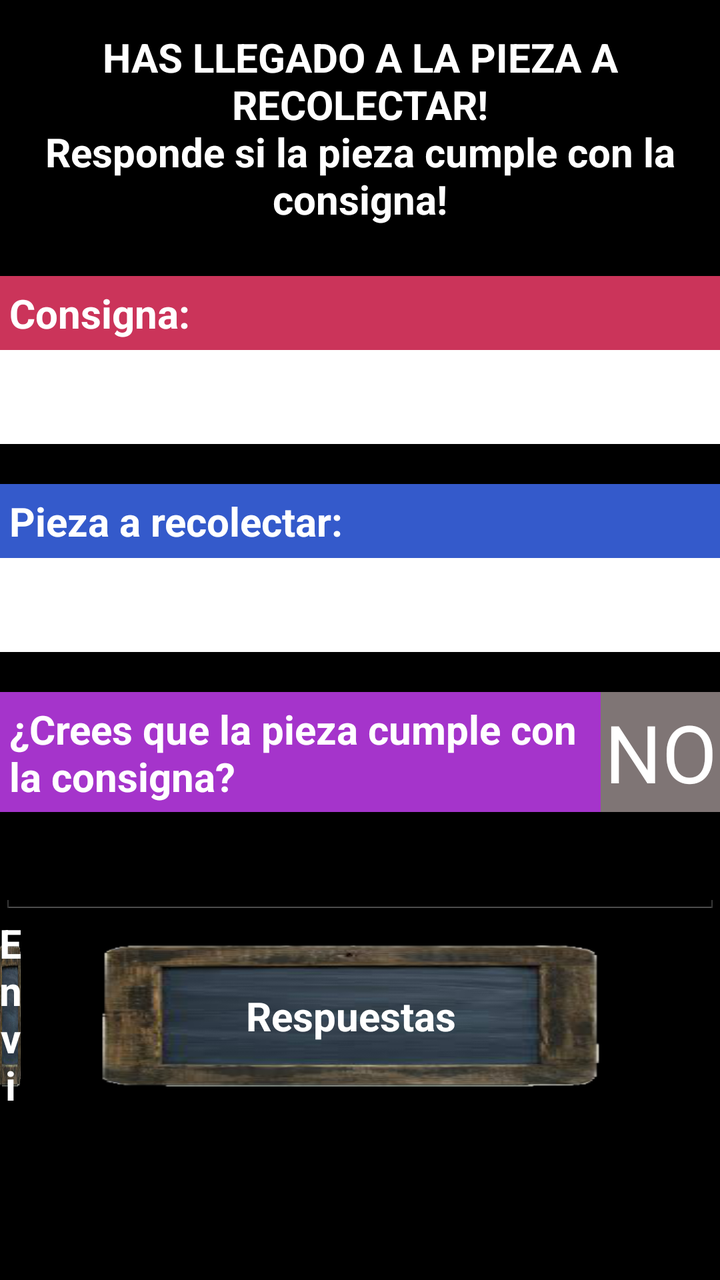
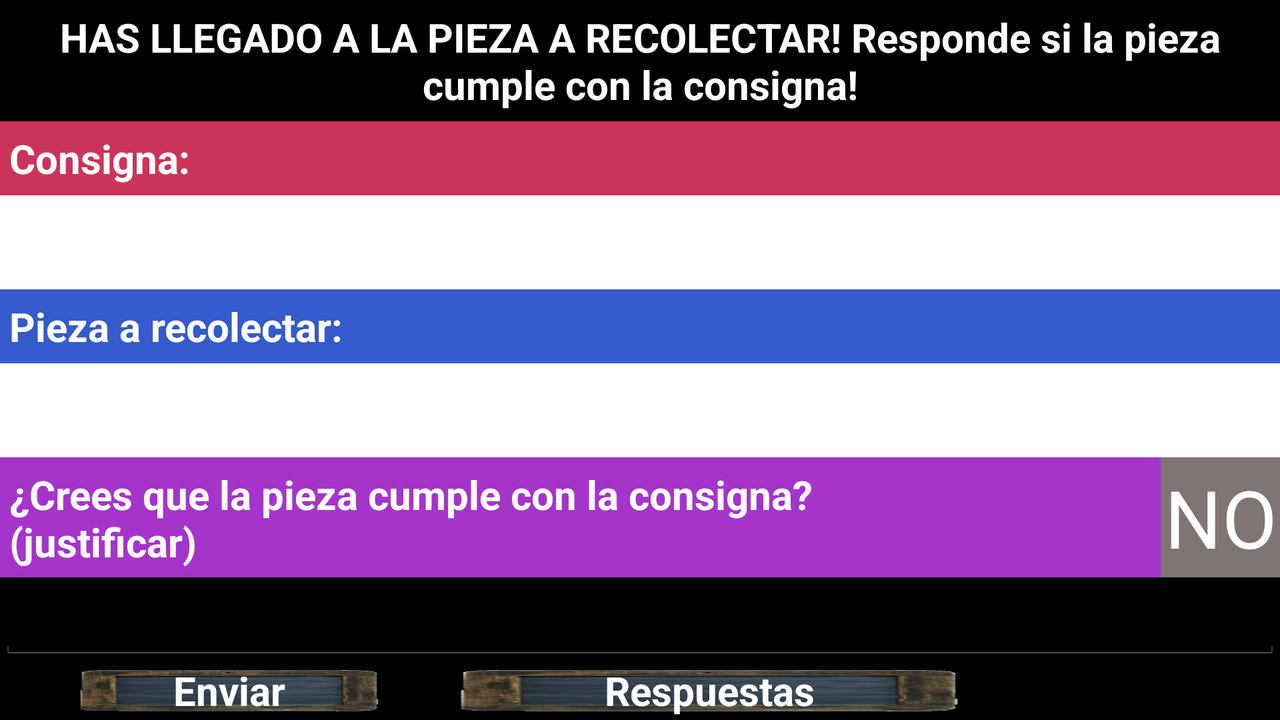

First picture: res/layout/ on a phone held upright. Second picture: the repository's own variant of that layout, on a device whose configuration matches the variant's folder. Source for both follows.
<!-- AndroidManifest.xml: application theme AppTheme -->
<!-- res/layout/fragment_pieza.xml -->
<RelativeLayout xmlns:android="http://schemas.android.com/apk/res/android"
    xmlns:tools="http://schemas.android.com/tools"
    android:layout_width="match_parent"
    android:layout_height="match_parent"
    android:paddingLeft="@dimen/activity_horizontal_margin"
    android:paddingRight="@dimen/activity_horizontal_margin"
    android:paddingTop="@dimen/activity_vertical_margin"
    android:paddingBottom="@dimen/activity_vertical_margin"
    tools:context="com.juegocolaborativo.activity.PiezaActivity$PlaceholderFragment">

    <TextView
        android:textAppearance="?android:attr/textAppearanceMedium"
        android:text="@string/titulo_activity_pieza"
        android:id="@+id/titulo"
        android:layout_marginTop="10dp"
        style="@style/tituloActivity"/>
    

    <TextView
        android:textAppearance="?android:attr/textAppearanceMedium"
        android:text="@string/consigna"
        android:id="@+id/consigna"
        android:layout_below="@+id/titulo"
        android:layout_marginTop="20dp"
        style="@style/tituloConsigna"/>

    <TextView
        android:textAppearance="?android:attr/textAppearanceMedium"
        android:id="@+id/tituloConsigna"
        android:layout_alignTop="@+id/consigna"
        android:layout_toRightOf="@+id/consigna"
        style="@style/nombreTituloConsigna"/>

    <TextView
        android:textAppearance="?android:attr/textAppearanceMedium"
        android:id="@+id/descripcionConsigna"
        android:layout_below="@+id/consigna"
        style="@style/descripcion"/>

    <TextView
        android:textAppearance="?android:attr/textAppearanceMedium"
        android:text="@string/pieza"
        android:id="@+id/pieza"
        android:layout_below="@+id/descripcionConsigna"
        android:layout_marginTop="20dp"
        style="@style/tituloPieza"/>

    <TextView
        android:textAppearance="?android:attr/textAppearanceLarge"
        android:id="@+id/tituloPieza"
        android:layout_alignTop="@+id/pieza"
        android:layout_toRightOf="@+id/pieza"
        android:layout_centerHorizontal="true"
        style="@style/nombreTituloPieza"/>

    <TextView
        android:textAppearance="?android:attr/textAppearanceMedium"
        android:id="@+id/descripcionPieza"
        android:layout_below="@+id/pieza"
        style="@style/descripcion"/>

    <ToggleButton
        android:id="@+id/respuestaDecision"
        android:textOn="SI"
        android:textOff="NO"
        android:checked="false"
        android:layout_alignParentRight="true"
        android:layout_marginTop="20dp"
        style="@style/buttonDecision"
        android:layout_below="@+id/descripcionPieza"
        android:layout_toRightOf="@+id/button_responder" />

    <TextView
        android:textAppearance="?android:attr/textAppearanceMedium"
        android:text="@string/respuesta_decision"
        android:id="@+id/tituloRespuesta"
        android:layout_alignTop="@+id/respuestaDecision"
        android:layout_toLeftOf="@+id/respuestaDecision"
        style="@style/tituloRespuesta"
        android:layout_above="@id/tituloRespuesta" />

    <EditText
        android:id="@+id/justificacion"
        android:layout_below="@id/tituloRespuesta"
        style="@style/editText"
        android:layout_marginTop="10dp" />

    <Button
        android:layout_width="150dp"
        android:layout_height="100dp"
        android:text="@string/enviar"
        android:id="@+id/button_enviar"
        android:background="@drawable/rustic_button"
        style="@style/button"
        android:layout_marginRight="40dp"
        android:layout_alignTop="@+id/button_consultar"
        android:layout_toLeftOf="@+id/button_consultar" />

    <Button
        android:layout_width="250dp"
        android:layout_height="100dp"
        android:text="@string/consultar"
        android:id="@+id/button_consultar"
        android:background="@drawable/rustic_button"
        style="@style/button"
        android:layout_below="@+id/justificacion"
        android:layout_toLeftOf="@+id/respuestaDecision" />

    <Button
        android:layout_width="250dp"
        android:layout_height="100dp"
        android:text="@string/respuestas"
        android:id="@+id/button_respuestas"
        android:background="@drawable/rustic_button"
        style="@style/button"
        android:layout_below="@+id/justificacion"
        android:layout_toLeftOf="@+id/respuestaDecision" />


</RelativeLayout>
<!-- resources referenced by this layout -->
<resources>
  <string name="consigna">Consigna:</string>
  <string name="consultar">Consultar</string>
  <string name="enviar">Enviar</string>
  <string name="pieza">Pieza a recolectar: </string>
  <string name="respuesta_decision">¿Crees que la pieza cumple con la consigna?\n(justificar)</string>
  <string name="respuestas">Respuestas</string>
  <string name="titulo_activity_pieza">HAS LLEGADO A LA PIEZA A RECOLECTAR!\nResponde si la pieza cumple con la consigna!</string>
  <style name="button">
          <item name="android:textColor">#ffffff</item>
          <item name="android:gravity">center</item>
          <item name="android:textSize">20dp</item>
          <item name="android:textStyle">bold</item>
          <item name="android:shadowColor">#000000</item>
      </style>
  <style name="buttonDecision">
          <item name="android:layout_width">60dp</item>
          <item name="android:layout_height">60dp</item>
          <item name="android:textColor">#FFFFFF</item>
          <item name="android:background">#7F7575</item>
          <item name="android:textSize">40dp</item>
      </style>
  <style name="descripcion">
          <item name="android:layout_width">fill_parent</item>
          <item name="android:layout_height">wrap_content</item>
          <item name="android:textColor">#000000</item>
          <item name="android:background">#FFFFFF</item>
          <item name="android:textSize">20dp</item>
          <item name="android:padding"> 10dp</item>
      </style>
  <style name="editText">
          <item name="android:layout_width">fill_parent</item>
          <item name="android:layout_height">wrap_content</item>
          <item name="android:textSize">20dp</item>
          <item name="android:inputType">textMultiLine</item>
      </style>
  <style name="nombreTituloConsigna">
          <item name="android:layout_width">fill_parent</item>
          <item name="android:layout_height">wrap_content</item>
          <item name="android:textColor">#FFFFFF</item>
          <item name="android:background">#CB345A</item>
          <item name="android:textSize">20dp</item>
          <item name="android:padding"> 5dp</item>
      </style>
  <style name="nombreTituloPieza">
          <item name="android:layout_width">fill_parent</item>
          <item name="android:layout_height">wrap_content</item>
          <item name="android:textColor">#FFFFFF</item>
          <item name="android:background">#345ACB</item>
          <item name="android:textSize">20dp</item>
          <item name="android:padding"> 5dp</item>
      </style>
  <style name="tituloActivity">
          <item name="android:layout_width">fill_parent</item>
          <item name="android:layout_height">wrap_content</item>
          <item name="android:textColor">#FFFFFF</item>
          <item name="android:gravity">center</item>
          <item name="android:textSize">20dp</item>
          <item name="android:textStyle">bold</item>
          <item name="android:padding"> 5dp</item>
      </style>
  <style name="tituloPieza">
          <item name="android:layout_width">wrap_content</item>
          <item name="android:layout_height">wrap_content</item>
          <item name="android:textColor">#FFFFFF</item>
          <item name="android:background">#345ACB</item>
          <item name="android:textSize">20dp</item>
          <item name="android:textStyle">bold</item>
          <item name="android:padding"> 5dp</item>
      </style>
  <style name="tituloRespuesta">
          <item name="android:layout_width">fill_parent</item>
          <item name="android:layout_height">60dp</item>
          <item name="android:textColor">#FFFFFF</item>
          <item name="android:background">#A534CB</item>
          <item name="android:textSize">20dp</item>
          <item name="android:textStyle">bold</item>
          <item name="android:padding"> 5dp</item>
      </style>
  <style name="AppTheme" parent="android:Theme.Holo">
      </style>
</resources>
<!-- res/layout-land/fragment_pieza.xml (the repository's variant of the layout above) -->
<!-- drawn on the phone turned sideways -->
<RelativeLayout xmlns:android="http://schemas.android.com/apk/res/android"
    xmlns:tools="http://schemas.android.com/tools"
    android:layout_width="match_parent"
    android:layout_height="match_parent"
    android:paddingLeft="@dimen/activity_horizontal_margin"
    android:paddingRight="@dimen/activity_horizontal_margin"
    android:paddingTop="@dimen/activity_vertical_margin"
    android:paddingBottom="@dimen/activity_vertical_margin"
    tools:context="com.juegocolaborativo.activity.PiezaActivity$PlaceholderFragment">

    <TextView
        android:textAppearance="?android:attr/textAppearanceMedium"
        android:text="@string/titulo_activity_pieza_land"
        android:id="@+id/titulo"
        android:layout_below="@+id/linearLayout"
        style="@style/tituloActivity"/>

    <TextView
        android:textAppearance="?android:attr/textAppearanceMedium"
        android:text="@string/consigna"
        android:id="@+id/consigna"
        android:layout_below="@+id/titulo"
        style="@style/tituloConsigna"/>

    <TextView
        android:textAppearance="?android:attr/textAppearanceMedium"
        android:id="@+id/tituloConsigna"
        android:layout_alignTop="@+id/consigna"
        android:layout_toRightOf="@+id/consigna"
        style="@style/nombreTituloConsigna"/>

    <TextView
        android:textAppearance="?android:attr/textAppearanceMedium"
        android:id="@+id/descripcionConsigna"
        android:layout_below="@+id/consigna"
        style="@style/descripcion"/>

    <TextView
        android:textAppearance="?android:attr/textAppearanceMedium"
        android:text="@string/pieza"
        android:id="@+id/pieza"
        android:layout_below="@+id/descripcionConsigna"
        style="@style/tituloPieza"/>

    <TextView
        android:textAppearance="?android:attr/textAppearanceLarge"
        android:id="@+id/tituloPieza"
        android:layout_alignTop="@+id/pieza"
        android:layout_toRightOf="@+id/pieza"
        android:layout_centerHorizontal="true"
        style="@style/nombreTituloPieza"/>

    <TextView
        android:textAppearance="?android:attr/textAppearanceMedium"
        android:id="@+id/descripcionPieza"
        android:layout_below="@+id/pieza"
        style="@style/descripcion"/>

    <ToggleButton
        android:id="@+id/respuestaDecision"
        android:textOn="SI"
        android:textOff="NO"
        android:checked="false"
        android:layout_alignParentRight="true"
        style="@style/buttonDecision"
        android:layout_below="@+id/descripcionPieza"
        android:layout_toRightOf="@+id/button_responder" />

    <TextView
        android:textAppearance="?android:attr/textAppearanceMedium"
        android:text="@string/respuesta_decision"
        android:id="@+id/tituloRespuesta"
        android:layout_alignTop="@+id/respuestaDecision"
        android:layout_toLeftOf="@+id/respuestaDecision"
        style="@style/tituloRespuesta"
        android:layout_above="@+id/tituloRespuesta" />

    <EditText
        android:id="@+id/justificacion"
        android:layout_below="@+id/tituloRespuesta"
        style="@style/editText"
    />

    <Button
        android:layout_width="150dp"
        android:layout_height="100dp"
        android:text="@string/enviar"
        android:id="@+id/button_enviar"
        android:background="@drawable/rustic_button"
        android:layout_below="@+id/justificacion"
        android:layout_marginLeft="40dp"
        android:layout_marginRight="40dp"
        style="@style/button" />

    <Button
        android:layout_width="250dp"
        android:layout_height="100dp"
        android:text="@string/consultar"
        android:id="@+id/button_consultar"
        android:background="@drawable/rustic_button"
        android:layout_alignTop="@+id/button_enviar"
        android:layout_toRightOf="@+id/button_enviar"
        style="@style/button" />

    <Button
        android:layout_width="250dp"
        android:layout_height="100dp"
        android:text="@string/respuestas"
        android:id="@+id/button_respuestas"
        android:background="@drawable/rustic_button"
        android:layout_alignTop="@+id/button_enviar"
        android:layout_toRightOf="@+id/button_enviar"
        style="@style/button" />


</RelativeLayout>
<!-- resources referenced by the variant -->
<!-- as the phone turned sideways resolves them -->
<resources>
  <string name="consigna">Consigna:</string>
  <string name="consultar">Consultar</string>
  <string name="enviar">Enviar</string>
  <string name="pieza">Pieza a recolectar: </string>
  <string name="respuesta_decision">¿Crees que la pieza cumple con la consigna?\n(justificar)</string>
  <string name="respuestas">Respuestas</string>
  <string name="titulo_activity_pieza_land">HAS LLEGADO A LA PIEZA A RECOLECTAR! Responde si la pieza cumple con la consigna!</string>
  <style name="button">
          <item name="android:textColor">#ffffff</item>
          <item name="android:gravity">center</item>
          <item name="android:textSize">20dp</item>
          <item name="android:textStyle">bold</item>
          <item name="android:shadowColor">#000000</item>
      </style>
  <style name="buttonDecision">
          <item name="android:layout_width">60dp</item>
          <item name="android:layout_height">60dp</item>
          <item name="android:textColor">#FFFFFF</item>
          <item name="android:background">#7F7575</item>
          <item name="android:textSize">40dp</item>
      </style>
  <style name="descripcion">
          <item name="android:layout_width">fill_parent</item>
          <item name="android:layout_height">wrap_content</item>
          <item name="android:textColor">#000000</item>
          <item name="android:background">#FFFFFF</item>
          <item name="android:textSize">20dp</item>
          <item name="android:padding"> 10dp</item>
      </style>
  <style name="editText">
          <item name="android:layout_width">fill_parent</item>
          <item name="android:layout_height">wrap_content</item>
          <item name="android:textSize">20dp</item>
          <item name="android:inputType">textMultiLine</item>
      </style>
  <style name="nombreTituloConsigna">
          <item name="android:layout_width">fill_parent</item>
          <item name="android:layout_height">wrap_content</item>
          <item name="android:textColor">#FFFFFF</item>
          <item name="android:background">#CB345A</item>
          <item name="android:textSize">20dp</item>
          <item name="android:padding"> 5dp</item>
      </style>
  <style name="nombreTituloPieza">
          <item name="android:layout_width">fill_parent</item>
          <item name="android:layout_height">wrap_content</item>
          <item name="android:textColor">#FFFFFF</item>
          <item name="android:background">#345ACB</item>
          <item name="android:textSize">20dp</item>
          <item name="android:padding"> 5dp</item>
      </style>
  <style name="tituloActivity">
          <item name="android:layout_width">fill_parent</item>
          <item name="android:layout_height">wrap_content</item>
          <item name="android:textColor">#FFFFFF</item>
          <item name="android:gravity">center</item>
          <item name="android:textSize">20dp</item>
          <item name="android:textStyle">bold</item>
          <item name="android:padding"> 5dp</item>
      </style>
  <style name="tituloPieza">
          <item name="android:layout_width">wrap_content</item>
          <item name="android:layout_height">wrap_content</item>
          <item name="android:textColor">#FFFFFF</item>
          <item name="android:background">#345ACB</item>
          <item name="android:textSize">20dp</item>
          <item name="android:textStyle">bold</item>
          <item name="android:padding"> 5dp</item>
      </style>
  <style name="tituloRespuesta">
          <item name="android:layout_width">fill_parent</item>
          <item name="android:layout_height">60dp</item>
          <item name="android:textColor">#FFFFFF</item>
          <item name="android:background">#A534CB</item>
          <item name="android:textSize">20dp</item>
          <item name="android:textStyle">bold</item>
          <item name="android:padding"> 5dp</item>
      </style>
  <style name="AppTheme" parent="android:Theme.Holo">
      </style>
</resources>
